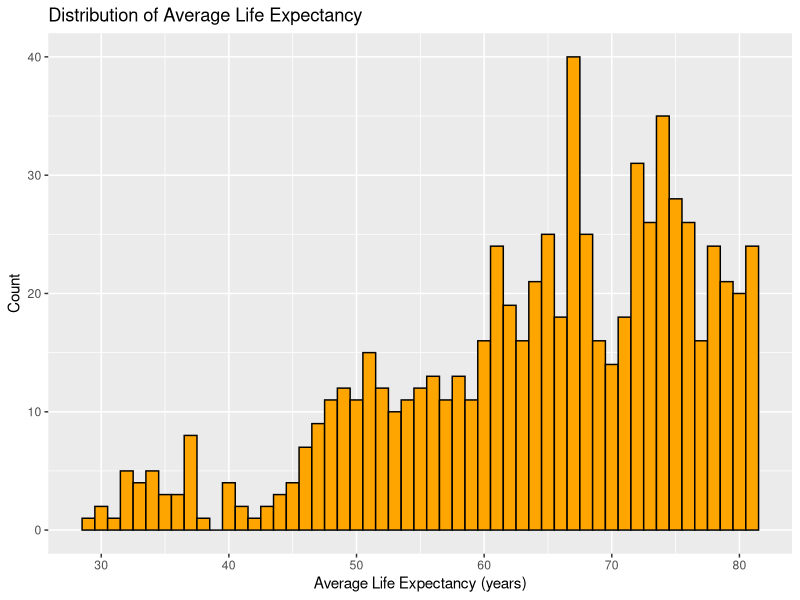
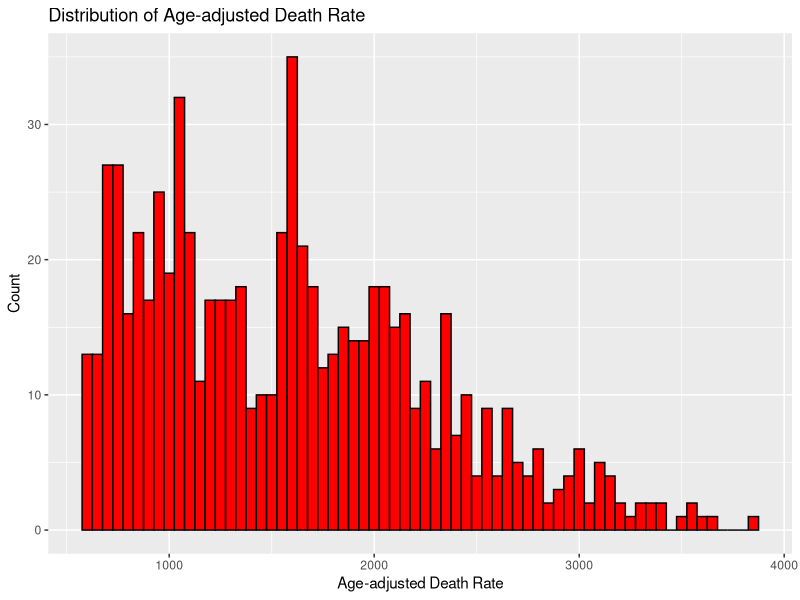
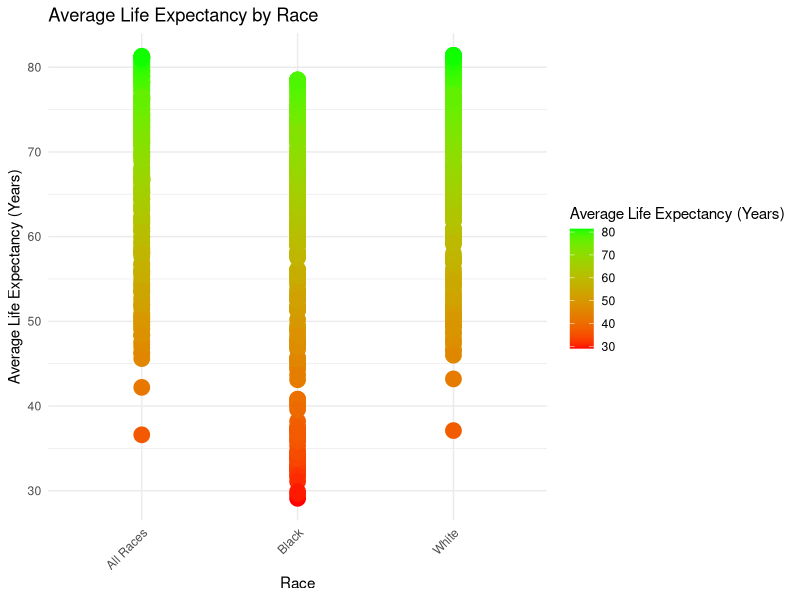

The R script that drew these images, in order:
## ---- chunk 1
library(readr)
library(dplyr)
library(ggplot2)
## ---- chunk 2
#load the file
death_rate <- read_csv("NCHS_-_Death_rates_and_life_expectancy_at_birth_20240702.csv")
## ---- chunk 3
head(death_rate)
## ---- chunk 4
#Remove "Both Sexes" from the "Sex" column and keep only male and female
death2 <- death_rate %>%
  filter(Sex != "Both Sexes")
## ---- chunk 5
#View the new dataset to ensure correct variables
View(death2)
## ---- chunk 6
# Summary statistics for Average Life Expectancy
life_expectancy_summary <- summary(death2$`Average Life Expectancy (Years)`)
print(life_expectancy_summary)

# Histogram of Average Life Expectancy
AvgLifeExp_plot <- ggplot(death2, aes(x = `Average Life Expectancy (Years)`)) +
  geom_histogram(binwidth = 1, fill = "orange", color = "black") +
  labs(title = "Distribution of Average Life Expectancy", x = "Average Life Expectancy (years)", y = "Count")
AvgLifeExp_plot
## ---- chunk 7
# Summary statistics for Age-adjusted Death Rate
death_rate_summary <- summary(death2$`Age-adjusted Death Rate`)
print(death_rate_summary)

# Histogram of Age-adjusted Death Rate
ggplot(death2, aes(x = `Age-adjusted Death Rate`)) +
  geom_histogram(binwidth = 50, fill = "red", color = "black") +
  labs(title = "Distribution of Age-adjusted Death Rate", x = "Age-adjusted Death Rate", y = "Count")

## ---- chunk 8
#plot with gradient color scale
AvgLife_Race_plot <- ggplot(death2, aes(x = Race, y = `Average Life Expectancy (Years)`, color = `Average Life Expectancy (Years)`)) +
  geom_point(size = 5) +
  scale_color_gradient(low = "red", high = "green") +
  labs(title = "Average Life Expectancy by Race", x = "Race", y = "Average Life Expectancy (Years)") +
  theme_minimal() +
  theme(axis.text.x = element_text(angle = 45, hjust = 1))
AvgLife_Race_plot
